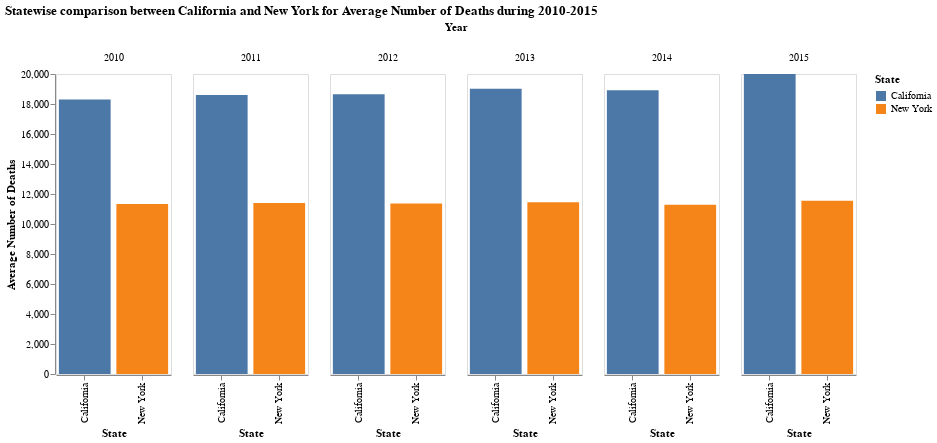

The cell this chart's notebook holds for it:
### Code cell
# display the bar chart
Final_cont_bar_chart = Final_cont_bar_chart.properties(width=115)
Final_cont_bar_chart

### Figure 1 — Vega-Lite specification as saved in the notebook (floating-point values rounded to 4 significant figures)
{"config": {"view": {"continuousWidth": 400, "continuousHeight": 300}}, "data": {"name": "data-11dbd983f0c06d4d09e5a1a5c43b194f"}, "mark": "bar", "encoding": {"color": {"field": "State", "type": "nominal"}, "column": {"field": "Year", "type": "quantitative"}, "tooltip": [{"aggregate": "average", "field": "Deaths", "type": "quantitative"}], "x": {"field": "State", "title": "State", "type": "nominal"}, "y": {"aggregate": "average", "axis": {"grid": false}, "field": "Deaths", "title": "Average Number of Deaths", "type": "quantitative"}}, "title": "Statewise comparison between California and New York for Average Number of Deaths during 2010-2015", "width": 115, "$schema": "https://vega.github.io/schema/vega-lite/v4.17.0.json", "datasets": {"data-11dbd983f0c06d4d09e5a1a5c43b194f": [{"Year": 2015, "113 Cause Name": "Accidents (unintentional injuries) (V01-X59,Y85-Y86)", "Cause Name": "Unintentional injuries", "State": "California", "Deaths": 12544, "Age-adjusted Death Rate": 30.6}, {"Year": 2015, "113 Cause Name": "Accidents (unintentional injuries) (V01-X59,Y85-Y86)", "Cause Name": "Unintentional injuries", "State": "New York", "Deaths": 6515, "Age-adjusted Death Rate": 30.2}, {"Year": 2015, "113 Cause Name": "Alzheimer's disease (G30)", "Cause Name": "Alzheimer's disease", "State": "California", "Deaths": 15065, "Age-adjusted Death Rate": 35.7}, {"Year": 2015, "113 Cause Name": "Alzheimer's disease (G30)", "Cause Name": "Alzheimer's disease", "State": "New York", "Deaths": 3174, "Age-adjusted Death Rate": 12.6}, {"Year": 2015, "113 Cause Name": "Cerebrovascular diseases (I60-I69)", "Cause Name": "Stroke", "State": "California", "Deaths": 15065, "Age-adjusted Death Rate": 36.2}, {"Year": 2015, "113 Cause Name": "Cerebrovascular diseases (I60-I69)", "Cause Name": "Stroke", "State": "New York", "Deaths": 6292, "Age-adjusted Death Rate": 26.0}, {"Year": 2015, "113 Cause Name": "Chronic lower respiratory diseases (J40-J47)", "Cause Name": "CLRD", "State": "California", "Deaths": 13621, "Age-adjusted Death Rate": 33.1}, {"Year": 2015, "113 Cause Name": "Chronic lower respiratory diseases (J40-J47)", "Cause Name": "CLRD", "State": "New York", "Deaths": 7109, "Age-adjusted Death Rate": 29.9}, {"Year": 2015, "113 Cause Name": "Diabetes mellitus (E10-E14)", "Cause Name": "Diabetes", "State": "California", "Deaths": 8845, "Age-adjusted Death Rate": 21.2}, {"Year": 2015, "113 Cause Name": "Diabetes mellitus (E10-E14)", "Cause Name": "Diabetes", "State": "New York", "Deaths": 4045, "Age-adjusted Death Rate": 17.1}, {"Year": 2015, "113 Cause Name": "Diseases of heart (I00-I09,I11,I13,I20-I51)", "Cause Name": "Heart disease", "State": "California", "Deaths": 61289, "Age-adjusted Death Rate": 145.6}, {"Year": 2015, "113 Cause Name": "Diseases of heart (I00-I09,I11,I13,I20-I51)", "Cause Name": "Heart disease", "State": "New York", "Deaths": 44450, "Age-adjusted Death Rate": 181.6}, {"Year": 2015, "113 Cause Name": "Influenza and pneumonia (J09-J18)", "Cause Name": "Influenza and pneumonia", "State": "California", "Deaths": 6188, "Age-adjusted Death Rate": 14.8}, {"Year": 2015, "113 Cause Name": "Influenza and pneumonia (J09-J18)", "Cause Name": "Influenza and pneumonia", "State": "New York", "Deaths": 4881, "Age-adjusted Death Rate": 20.0}, {"Year": 2015, "113 Cause Name": "Intentional self-harm (suicide) (*U03,X60-X84,Y87.0)", "Cause Name": "Suicide", "State": "California", "Deaths": 4167, "Age-adjusted Death Rate": 10.3}, {"Year": 2015, "113 Cause Name": "Intentional self-harm (suicide) (*U03,X60-X84,Y87.0)", "Cause Name": "Suicide", "State": "New York", "Deaths": 1652, "Age-adjusted Death Rate": 7.8}, {"Year": 2015, "113 Cause Name": "Malignant neoplasms (C00-C97)", "Cause Name": "Cancer", "State": "California", "Deaths": 59629, "Age-adjusted Death Rate": 142.8}, {"Year": 2015, "113 Cause Name": "Malignant neoplasms (C00-C97)", "Cause Name": "Cancer", "State": "New York", "Deaths": 35089, "Age-adjusted Death Rate": 148.4}, {"Year": 2015, "113 Cause Name": "Nephritis, nephrotic syndrome and nephrosis (N00-N07,N17-N19,N25-N27)", "Cause Name": "Kidney disease", "State": "California", "Deaths": 3557, "Age-adjusted Death Rate": 8.6}, {"Year": 2015, "113 Cause Name": "Nephritis, nephrotic syndrome and nephrosis (N00-N07,N17-N19,N25-N27)", "Cause Name": "Kidney disease", "State": "New York", "Deaths": 2245, "Age-adjusted Death Rate": 9.3}, {"Year": 2014, "113 Cause Name": "Accidents (unintentional injuries) (V01-X59,Y85-Y86)", "Cause Name": "Unintentional injuries", "State": "California", "Deaths": 11804, "Age-adjusted Death Rate": 29.2}, {"Year": 2014, "113 Cause Name": "Accidents (unintentional injuries) (V01-X59,Y85-Y86)", "Cause Name": "Unintentional injuries", "State": "New York", "Deaths": 5945, "Age-adjusted Death Rate": 27.6}, {"Year": 2014, "113 Cause Name": "Alzheimer's disease (G30)", "Cause Name": "Alzheimer's disease", "State": "California", "Deaths": 12644, "Age-adjusted Death Rate": 30.9}, {"Year": 2014, "113 Cause Name": "Alzheimer's disease (G30)", "Cause Name": "Alzheimer's disease", "State": "New York", "Deaths": 2639, "Age-adjusted Death Rate": 10.7}, {"Year": 2014, "113 Cause Name": "Cerebrovascular diseases (I60-I69)", "Cause Name": "Stroke", "State": "California", "Deaths": 13731, "Age-adjusted Death Rate": 33.9}, {"Year": 2014, "113 Cause Name": "Cerebrovascular diseases (I60-I69)", "Cause Name": "Stroke", "State": "New York", "Deaths": 6212, "Age-adjusted Death Rate": 26.1}, {"Year": 2014, "113 Cause Name": "Chronic lower respiratory diseases (J40-J47)", "Cause Name": "CLRD", "State": "California", "Deaths": 12780, "Age-adjusted Death Rate": 32.0}, {"Year": 2014, "113 Cause Name": "Chronic lower respiratory diseases (J40-J47)", "Cause Name": "CLRD", "State": "New York", "Deaths": 6806, "Age-adjusted Death Rate": 29.1}, {"Year": 2014, "113 Cause Name": "Diabetes mellitus (E10-E14)", "Cause Name": "Diabetes", "State": "California", "Deaths": 8249, "Age-adjusted Death Rate": 20.4}, {"Year": 2014, "113 Cause Name": "Diabetes mellitus (E10-E14)", "Cause Name": "Diabetes", "State": "New York", "Deaths": 4064, "Age-adjusted Death Rate": 17.4}, {"Year": 2014, "113 Cause Name": "Diseases of heart (I00-I09,I11,I13,I20-I51)", "Cause Name": "Heart disease", "State": "California", "Deaths": 58189, "Age-adjusted Death Rate": 142.2}, {"Year": 2014, "113 Cause Name": "Diseases of heart (I00-I09,I11,I13,I20-I51)", "Cause Name": "Heart disease", "State": "New York", "Deaths": 43116, "Age-adjusted Death Rate": 178.3}, {"Year": 2014, "113 Cause Name": "Influenza and pneumonia (J09-J18)", "Cause Name": "Influenza and pneumonia", "State": "California", "Deaths": 5970, "Age-adjusted Death Rate": 14.7}, {"Year": 2014, "113 Cause Name": "Influenza and pneumonia (J09-J18)", "Cause Name": "Influenza and pneumonia", "State": "New York", "Deaths": 4702, "Age-adjusted Death Rate": 19.5}, {"Year": 2014, "113 Cause Name": "Intentional self-harm (suicide) (*U03,X60-X84,Y87.0)", "Cause Name": "Suicide", "State": "California", "Deaths": 4214, "Age-adjusted Death Rate": 10.5}, {"Year": 2014, "113 Cause Name": "Intentional self-harm (suicide) (*U03,X60-X84,Y87.0)", "Cause Name": "Suicide", "State": "New York", "Deaths": 1700, "Age-adjusted Death Rate": 8.1}, {"Year": 2014, "113 Cause Name": "Malignant neoplasms (C00-C97)", "Cause Name": "Cancer", "State": "California", "Deaths": 58412, "Age-adjusted Death Rate": 144.1}, {"Year": 2014, "113 Cause Name": "Malignant neoplasms (C00-C97)", "Cause Name": "Cancer", "State": "New York", "Deaths": 35392, "Age-adjusted Death Rate": 151.8}, {"Year": 2014, "113 Cause Name": "Nephritis, nephrotic syndrome and nephrosis (N00-N07,N17-N19,N25-N27)", "Cause Name": "Kidney disease", "State": "California", "Deaths": 3119, "Age-adjusted Death Rate": 7.7}, {"Year": 2014, "113 Cause Name": "Nephritis, nephrotic syndrome and nephrosis (N00-N07,N17-N19,N25-N27)", "Cause Name": "Kidney disease", "State": "New York", "Deaths": 2207, "Age-adjusted Death Rate": 9.3}, {"Year": 2013, "113 Cause Name": "Accidents (unintentional injuries) (V01-X59,Y85-Y86)", "Cause Name": "Unintentional injuries", "State": "California", "Deaths": 11538, "Age-adjusted Death Rate": 29.2}, {"Year": 2013, "113 Cause Name": "Accidents (unintentional injuries) (V01-X59,Y85-Y86)", "Cause Name": "Unintentional injuries", "State": "New York", "Deaths": 5927, "Age-adjusted Death Rate": 27.8}, {"Year": 2013, "113 Cause Name": "Alzheimer's disease (G30)", "Cause Name": "Alzheimer's disease", "State": "California", "Deaths": 11891, "Age-adjusted Death Rate": 30.0}, {"Year": 2013, "113 Cause Name": "Alzheimer's disease (G30)", "Cause Name": "Alzheimer's disease", "State": "New York", "Deaths": 2556, "Age-adjusted Death Rate": 10.4}, {"Year": 2013, "113 Cause Name": "Cerebrovascular diseases (I60-I69)", "Cause Name": "Stroke", "State": "California", "Deaths": 13698, "Age-adjusted Death Rate": 34.9}, {"Year": 2013, "113 Cause Name": "Cerebrovascular diseases (I60-I69)", "Cause Name": "Stroke", "State": "New York", "Deaths": 6176, "Age-adjusted Death Rate": 26.3}, {"Year": 2013, "113 Cause Name": "Chronic lower respiratory diseases (J40-J47)", "Cause Name": "CLRD", "State": "California", "Deaths": 13598, "Age-adjusted Death Rate": 35.3}, {"Year": 2013, "113 Cause Name": "Chronic lower respiratory diseases (J40-J47)", "Cause Name": "CLRD", "State": "New York", "Deaths": 7110, "Age-adjusted Death Rate": 30.7}, {"Year": 2013, "113 Cause Name": "Diabetes mellitus (E10-E14)", "Cause Name": "Diabetes", "State": "California", "Deaths": 8057, "Age-adjusted Death Rate": 20.6}, {"Year": 2013, "113 Cause Name": "Diabetes mellitus (E10-E14)", "Cause Name": "Diabetes", "State": "New York", "Deaths": 4094, "Age-adjusted Death Rate": 17.8}, {"Year": 2013, "113 Cause Name": "Diseases of heart (I00-I09,I11,I13,I20-I51)", "Cause Name": "Heart disease", "State": "California", "Deaths": 60299, "Age-adjusted Death Rate": 151.8}, {"Year": 2013, "113 Cause Name": "Diseases of heart (I00-I09,I11,I13,I20-I51)", "Cause Name": "Heart disease", "State": "New York", "Deaths": 44039, "Age-adjusted Death Rate": 184.8}, {"Year": 2013, "113 Cause Name": "Influenza and pneumonia (J09-J18)", "Cause Name": "Influenza and pneumonia", "State": "California", "Deaths": 6551, "Age-adjusted Death Rate": 16.6}, {"Year": 2013, "113 Cause Name": "Influenza and pneumonia (J09-J18)", "Cause Name": "Influenza and pneumonia", "State": "New York", "Deaths": 4892, "Age-adjusted Death Rate": 20.5}, {"Year": 2013, "113 Cause Name": "Intentional self-harm (suicide) (*U03,X60-X84,Y87.0)", "Cause Name": "Suicide", "State": "California", "Deaths": 4025, "Age-adjusted Death Rate": 10.2}, {"Year": 2013, "113 Cause Name": "Intentional self-harm (suicide) (*U03,X60-X84,Y87.0)", "Cause Name": "Suicide", "State": "New York", "Deaths": 1687, "Age-adjusted Death Rate": 8.1}, {"Year": 2013, "113 Cause Name": "Malignant neoplasms (C00-C97)", "Cause Name": "Cancer", "State": "California", "Deaths": 57714, "Age-adjusted Death Rate": 147.0}, {"Year": 2013, "113 Cause Name": "Malignant neoplasms (C00-C97)", "Cause Name": "Cancer", "State": "New York", "Deaths": 35738, "Age-adjusted Death Rate": 155.9}, {"Year": 2013, "113 Cause Name": "Nephritis, nephrotic syndrome and nephrosis (N00-N07,N17-N19,N25-N27)", "Cause Name": "Kidney disease", "State": "California", "Deaths": 2840, "Age-adjusted Death Rate": 7.2}, {"Year": 2013, "113 Cause Name": "Nephritis, nephrotic syndrome and nephrosis (N00-N07,N17-N19,N25-N27)", "Cause Name": "Kidney disease", "State": "New York", "Deaths": 2285, "Age-adjusted Death Rate": 9.7}, {"Year": 2012, "113 Cause Name": "Accidents (unintentional injuries) (V01-X59,Y85-Y86)", "Cause Name": "Unintentional injuries", "State": "California", "Deaths": 10906, "Age-adjusted Death Rate": 28.0}, {"Year": 2012, "113 Cause Name": "Accidents (unintentional injuries) (V01-X59,Y85-Y86)", "Cause Name": "Unintentional injuries", "State": "New York", "Deaths": 5786, "Age-adjusted Death Rate": 27.4}, {"Year": 2012, "113 Cause Name": "Alzheimer's disease (G30)", "Cause Name": "Alzheimer's disease", "State": "California", "Deaths": 11649, "Age-adjusted Death Rate": 30.0}, {"Year": 2012, "113 Cause Name": "Alzheimer's disease (G30)", "Cause Name": "Alzheimer's disease", "State": "New York", "Deaths": 2640, "Age-adjusted Death Rate": 10.9}, {"Year": 2012, "113 Cause Name": "Cerebrovascular diseases (I60-I69)", "Cause Name": "Stroke", "State": "California", "Deaths": 13542, "Age-adjusted Death Rate": 35.4}, {"Year": 2012, "113 Cause Name": "Cerebrovascular diseases (I60-I69)", "Cause Name": "Stroke", "State": "New York", "Deaths": 6139, "Age-adjusted Death Rate": 26.6}, {"Year": 2012, "113 Cause Name": "Chronic lower respiratory diseases (J40-J47)", "Cause Name": "CLRD", "State": "California", "Deaths": 12963, "Age-adjusted Death Rate": 34.5}, {"Year": 2012, "113 Cause Name": "Chronic lower respiratory diseases (J40-J47)", "Cause Name": "CLRD", "State": "New York", "Deaths": 7034, "Age-adjusted Death Rate": 31.1}, {"Year": 2012, "113 Cause Name": "Diabetes mellitus (E10-E14)", "Cause Name": "Diabetes", "State": "California", "Deaths": 7895, "Age-adjusted Death Rate": 20.7}, {"Year": 2012, "113 Cause Name": "Diabetes mellitus (E10-E14)", "Cause Name": "Diabetes", "State": "New York", "Deaths": 4010, "Age-adjusted Death Rate": 17.7}, {"Year": 2012, "113 Cause Name": "Diseases of heart (I00-I09,I11,I13,I20-I51)", "Cause Name": "Heart disease", "State": "California", "Deaths": 59371, "Age-adjusted Death Rate": 153.3}, {"Year": 2012, "113 Cause Name": "Diseases of heart (I00-I09,I11,I13,I20-I51)", "Cause Name": "Heart disease", "State": "New York", "Deaths": 43795, "Age-adjusted Death Rate": 186.5}, {"Year": 2012, "113 Cause Name": "Influenza and pneumonia (J09-J18)", "Cause Name": "Influenza and pneumonia", "State": "California", "Deaths": 5849, "Age-adjusted Death Rate": 15.2}, {"Year": 2012, "113 Cause Name": "Influenza and pneumonia (J09-J18)", "Cause Name": "Influenza and pneumonia", "State": "New York", "Deaths": 4404, "Age-adjusted Death Rate": 18.8}, {"Year": 2012, "113 Cause Name": "Intentional self-harm (suicide) (*U03,X60-X84,Y87.0)", "Cause Name": "Suicide", "State": "California", "Deaths": 3893, "Age-adjusted Death Rate": 10.0}, {"Year": 2012, "113 Cause Name": "Intentional self-harm (suicide) (*U03,X60-X84,Y87.0)", "Cause Name": "Suicide", "State": "New York", "Deaths": 1708, "Age-adjusted Death Rate": 8.3}, {"Year": 2012, "113 Cause Name": "Malignant neoplasms (C00-C97)", "Cause Name": "Cancer", "State": "California", "Deaths": 57676, "Age-adjusted Death Rate": 150.9}, {"Year": 2012, "113 Cause Name": "Malignant neoplasms (C00-C97)", "Cause Name": "Cancer", "State": "New York", "Deaths": 35882, "Age-adjusted Death Rate": 159.4}, {"Year": 2012, "113 Cause Name": "Nephritis, nephrotic syndrome and nephrosis (N00-N07,N17-N19,N25-N27)", "Cause Name": "Kidney disease", "State": "California", "Deaths": 2728, "Age-adjusted Death Rate": 7.2}, {"Year": 2012, "113 Cause Name": "Nephritis, nephrotic syndrome and nephrosis (N00-N07,N17-N19,N25-N27)", "Cause Name": "Kidney disease", "State": "New York", "Deaths": 2240, "Age-adjusted Death Rate": 9.8}, {"Year": 2011, "113 Cause Name": "Accidents (unintentional injuries) (V01-X59,Y85-Y86)", "Cause Name": "Unintentional injuries", "State": "California", "Deaths": 10824, "Age-adjusted Death Rate": 28.3}, {"Year": 2011, "113 Cause Name": "Accidents (unintentional injuries) (V01-X59,Y85-Y86)", "Cause Name": "Unintentional injuries", "State": "New York", "Deaths": 5537, "Age-adjusted Death Rate": 26.4}, {"Year": 2011, "113 Cause Name": "Alzheimer's disease (G30)", "Cause Name": "Alzheimer's disease", "State": "California", "Deaths": 11555, "Age-adjusted Death Rate": 30.7}, {"Year": 2011, "113 Cause Name": "Alzheimer's disease (G30)", "Cause Name": "Alzheimer's disease", "State": "New York", "Deaths": 2563, "Age-adjusted Death Rate": 10.8}, {"Year": 2011, "113 Cause Name": "Cerebrovascular diseases (I60-I69)", "Cause Name": "Stroke", "State": "California", "Deaths": 13503, "Age-adjusted Death Rate": 36.4}, {"Year": 2011, "113 Cause Name": "Cerebrovascular diseases (I60-I69)", "Cause Name": "Stroke", "State": "New York", "Deaths": 6254, "Age-adjusted Death Rate": 27.6}, {"Year": 2011, "113 Cause Name": "Chronic lower respiratory diseases (J40-J47)", "Cause Name": "CLRD", "State": "California", "Deaths": 13357, "Age-adjusted Death Rate": 36.7}, {"Year": 2011, "113 Cause Name": "Chronic lower respiratory diseases (J40-J47)", "Cause Name": "CLRD", "State": "New York", "Deaths": 6963, "Age-adjusted Death Rate": 31.5}, {"Year": 2011, "113 Cause Name": "Diabetes mellitus (E10-E14)", "Cause Name": "Diabetes", "State": "California", "Deaths": 7695, "Age-adjusted Death Rate": 20.7}, {"Year": 2011, "113 Cause Name": "Diabetes mellitus (E10-E14)", "Cause Name": "Diabetes", "State": "New York", "Deaths": 3988, "Age-adjusted Death Rate": 18.0}, {"Year": 2011, "113 Cause Name": "Diseases of heart (I00-I09,I11,I13,I20-I51)", "Cause Name": "Heart disease", "State": "California", "Deaths": 59772, "Age-adjusted Death Rate": 159.0}, {"Year": 2011, "113 Cause Name": "Diseases of heart (I00-I09,I11,I13,I20-I51)", "Cause Name": "Heart disease", "State": "New York", "Deaths": 44501, "Age-adjusted Death Rate": 193.8}, {"Year": 2011, "113 Cause Name": "Influenza and pneumonia (J09-J18)", "Cause Name": "Influenza and pneumonia", "State": "California", "Deaths": 6200, "Age-adjusted Death Rate": 16.6}, {"Year": 2011, "113 Cause Name": "Influenza and pneumonia (J09-J18)", "Cause Name": "Influenza and pneumonia", "State": "New York", "Deaths": 4915, "Age-adjusted Death Rate": 21.4}, {"Year": 2011, "113 Cause Name": "Intentional self-harm (suicide) (*U03,X60-X84,Y87.0)", "Cause Name": "Suicide", "State": "California", "Deaths": 3996, "Age-adjusted Death Rate": 10.4}, {"Year": 2011, "113 Cause Name": "Intentional self-harm (suicide) (*U03,X60-X84,Y87.0)", "Cause Name": "Suicide", "State": "New York", "Deaths": 1658, "Age-adjusted Death Rate": 8.2}, {"Year": 2011, "113 Cause Name": "Malignant neoplasms (C00-C97)", "Cause Name": "Cancer", "State": "California", "Deaths": 56449, "Age-adjusted Death Rate": 152.0}, {"Year": 2011, "113 Cause Name": "Malignant neoplasms (C00-C97)", "Cause Name": "Cancer", "State": "New York", "Deaths": 35469, "Age-adjusted Death Rate": 160.6}, {"Year": 2011, "113 Cause Name": "Nephritis, nephrotic syndrome and nephrosis (N00-N07,N17-N19,N25-N27)", "Cause Name": "Kidney disease", "State": "California", "Deaths": 2599, "Age-adjusted Death Rate": 7.0}, {"Year": 2011, "113 Cause Name": "Nephritis, nephrotic syndrome and nephrosis (N00-N07,N17-N19,N25-N27)", "Cause Name": "Kidney disease", "State": "New York", "Deaths": 2197, "Age-adjusted Death Rate": 9.7}, {"Year": 2010, "113 Cause Name": "Accidents (unintentional injuries) (V01-X59,Y85-Y86)", "Cause Name": "Unintentional injuries", "State": "California", "Deaths": 10435, "Age-adjusted Death Rate": 27.8}, {"Year": 2010, "113 Cause Name": "Accidents (unintentional injuries) (V01-X59,Y85-Y86)", "Cause Name": "Unintentional injuries", "State": "New York", "Deaths": 5004, "Age-adjusted Death Rate": 24.2}, {"Year": 2010, "113 Cause Name": "Alzheimer's disease (G30)", "Cause Name": "Alzheimer's disease", "State": "California", "Deaths": 10856, "Age-adjusted Death Rate": 30.1}, {"Year": 2010, "113 Cause Name": "Alzheimer's disease (G30)", "Cause Name": "Alzheimer's disease", "State": "New York", "Deaths": 2616, "Age-adjusted Death Rate": 11.3}, {"Year": 2010, "113 Cause Name": "Cerebrovascular diseases (I60-I69)", "Cause Name": "Stroke", "State": "California", "Deaths": 13662, "Age-adjusted Death Rate": 38.1}, {"Year": 2010, "113 Cause Name": "Cerebrovascular diseases (I60-I69)", "Cause Name": "Stroke", "State": "New York", "Deaths": 6213, "Age-adjusted Death Rate": 27.9}, {"Year": 2010, "113 Cause Name": "Chronic lower respiratory diseases (J40-J47)", "Cause Name": "CLRD", "State": "California", "Deaths": 12987, "Age-adjusted Death Rate": 37.0}, {"Year": 2010, "113 Cause Name": "Chronic lower respiratory diseases (J40-J47)", "Cause Name": "CLRD", "State": "New York", "Deaths": 6847, "Age-adjusted Death Rate": 31.4}, {"Year": 2010, "113 Cause Name": "Diabetes mellitus (E10-E14)", "Cause Name": "Diabetes", "State": "California", "Deaths": 7061, "Age-adjusted Death Rate": 19.7}, {"Year": 2010, "113 Cause Name": "Diabetes mellitus (E10-E14)", "Cause Name": "Diabetes", "State": "New York", "Deaths": 3642, "Age-adjusted Death Rate": 16.7}, {"Year": 2010, "113 Cause Name": "Diseases of heart (I00-I09,I11,I13,I20-I51)", "Cause Name": "Heart disease", "State": "California", "Deaths": 58641, "Age-adjusted Death Rate": 161.9}, {"Year": 2010, "113 Cause Name": "Diseases of heart (I00-I09,I11,I13,I20-I51)", "Cause Name": "Heart disease", "State": "New York", "Deaths": 44981, "Age-adjusted Death Rate": 200.0}, {"Year": 2010, "113 Cause Name": "Influenza and pneumonia (J09-J18)", "Cause Name": "Influenza and pneumonia", "State": "California", "Deaths": 5882, "Age-adjusted Death Rate": 16.4}, {"Year": 2010, "113 Cause Name": "Influenza and pneumonia (J09-J18)", "Cause Name": "Influenza and pneumonia", "State": "New York", "Deaths": 4642, "Age-adjusted Death Rate": 20.6}, {"Year": 2010, "113 Cause Name": "Intentional self-harm (suicide) (*U03,X60-X84,Y87.0)", "Cause Name": "Suicide", "State": "California", "Deaths": 3913, "Age-adjusted Death Rate": 10.3}, {"Year": 2010, "113 Cause Name": "Intentional self-harm (suicide) (*U03,X60-X84,Y87.0)", "Cause Name": "Suicide", "State": "New York", "Deaths": 1547, "Age-adjusted Death Rate": 7.7}, {"Year": 2010, "113 Cause Name": "Malignant neoplasms (C00-C97)", "Cause Name": "Cancer", "State": "California", "Deaths": 56453, "Age-adjusted Death Rate": 156.9}, {"Year": 2010, "113 Cause Name": "Malignant neoplasms (C00-C97)", "Cause Name": "Cancer", "State": "New York", "Deaths": 35431, "Age-adjusted Death Rate": 163.1}, {"Year": 2010, "113 Cause Name": "Nephritis, nephrotic syndrome and nephrosis (N00-N07,N17-N19,N25-N27)", "Cause Name": "Kidney disease", "State": "California", "Deaths": 3112, "Age-adjusted Death Rate": 8.7}, {"Year": 2010, "113 Cause Name": "Nephritis, nephrotic syndrome and nephrosis (N00-N07,N17-N19,N25-N27)", "Cause Name": "Kidney disease", "State": "New York", "Deaths": 2439, "Age-adjusted Death Rate": 11.0}]}}
